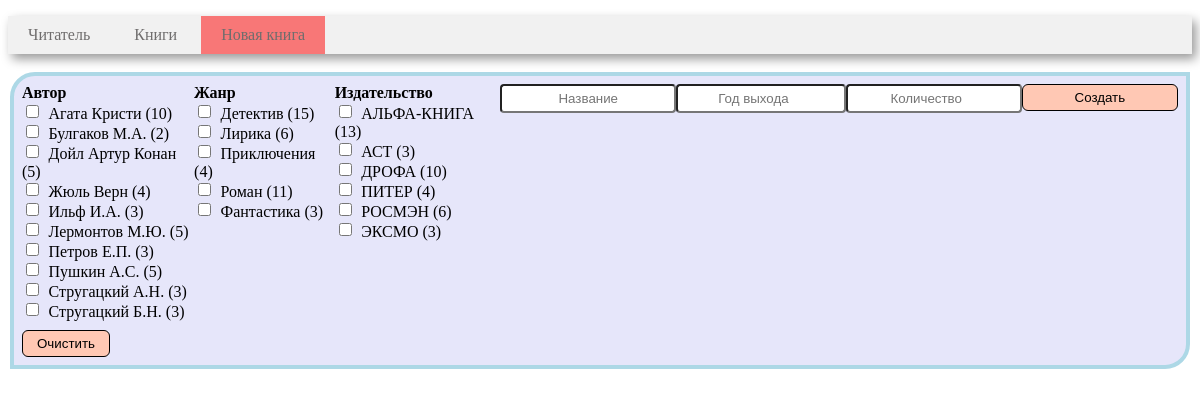
/new_book, run on the app's committed database.
### tables this page shows
CREATE TABLE author (
       author_id INTEGER PRIMARY KEY AUTOINCREMENT,
	   author_name VARCHAR(30)
);

CREATE TABLE genre (
       genre_id INTEGER PRIMARY KEY AUTOINCREMENT,
	   genre_name VARCHAR(30)
);

CREATE TABLE publisher (
       publisher_id INTEGER PRIMARY KEY AUTOINCREMENT,
	   publisher_name VARCHAR(40)
);

### controllers/new_book.py (the view)
@app.route('/new_book', methods=['get'])
def new_book():
    conn = get_db_connection()
    if request.values.get('name'):
        create_new_book(conn, request.values.get('author'), request.values.get('genre'),
                        request.values.get('publisher'),
                        request.values.get('name'), request.values.get('year'), request.values.get('amount'))
    df_genre = get_genre(conn)
    df_author = get_author(conn)
    df_publisher = get_publisher(conn)
    conn.close()
    html = render_template(
        'new_book.html',
        genre=df_genre,
        author=df_author,
        publisher=df_publisher,
        len=len,
        print=print,
    )
    if request.values.get('name'):
        return flask.redirect('http://127.0.0.1:5000/new_book', code=302)
    else:
        return html

### models/book_search_model.py (called while the page is built)
def get_genre(conn):
    return pd.read_sql("""
 SELECT genre_name,count(b.book_id) as counting
 FROM genre
 join book b on genre.genre_id = b.genre_id
 group by genre_name
 order by genre_name
 """, conn)

def get_author(conn):
    return pd.read_sql("""
 SELECT a.author_name,count(ba.book_id) as counting
 FROM book_author ba
 join author a on ba.author_id = a.author_id
 group by ba.author_id
 order by a.author_name
 """, conn)

def get_publisher(conn):
    return pd.read_sql("""
 SELECT publisher_name, count(b.book_id)
 FROM publisher
 join book b on publisher.publisher_id = b.publisher_id
 group by publisher_name
 order by publisher_name
 """, conn)

### utils.py (called while the page is built)
def get_db_connection():
    return sqlite3.connect('library.sqlite')

### templates/new_book.html (shortened to what this page needs)
<!DOCTYPE html>
<head>
    <link rel="stylesheet" href="/static/css/style.css">
    {% macro render_list(title, name, relation, selected) %}
        <div>
            <b>{{ title }}</b><br>
            {% set n = len(relation) %}
            {% for i in range(n) %}
                {% if relation.iloc[i][0] in selected %}
                    <input checked type="checkbox" name={{ name }} value='{{ relation.iloc[i][0] }}' id=
                            {{ name }}{{ i }}>
                    <label for={{ name }}{{ i }} class="details_label">{{ relation.iloc[i][0] }}
                        ({{ relation.iloc[i][1] }})</label>
                    <br>
                {% else %}
                    <input type="checkbox" name={{ name }} value='{{ relation.iloc[i][0] }}' id=
                            {{ name }}{{ i }}>
                    <label for={{ name }}{{ i }} class="details_label">{{ relation.iloc[i][0] }}
                        ({{ relation.iloc[i][1] }})</label>
                    <br>
                {% endif %}
            {% endfor %}
        </div>
    {% endmacro %}
</head>
<body>
<div class=menu>
    <ul>
        <li><a href={{ url_for("index") }}>Читатель</a></li>
        <li><a href={{ url_for("book_search") }}>Книги</a></li>
        <li class=active><a href={{ url_for("new_book") }}>Новая книга</a></li>
    </ul>
</div>
<div class="container">
    <div class="form" style="width: max-content;">
        <form method="get" style="display: inline-flex; flex-direction: row;">
            {{ render_list("Автор", "author", author, author_list) }}
            {{ render_list("Жанр", "genre", genre, genre_list) }}
            {{ render_list("Издательство", "publisher", publisher, publisher_list) }}
            <input type="text" name="name" placeholder="Название" style="width: 162px; height: min-content;" required>
            <input type="number" min="1900" max="2023" name="year" placeholder="Год выхода" style="width: 162px; height: min-content;" required>
            <input type="number" min="0" name="amount" placeholder="Количество" style="width: 162px; height: min-content;" required>
            <br>
            <input type="submit" class="button" value="Создать" style="width: 162px; height: min-content;">
        </form>
        <form action="{{ url_for('new_book') }}" method="get" style="float: end; margin-top: 10px;">
            <input type="submit" class="button" value="Очистить" style="width: 88px;">
        </form>
    </div>
</div>
</body>
</html>

### static/css/style.css (style rules this page uses)
.menu { background-color: #f1f1f1; box-shadow: 4px 5px 10px rgba(0, 0, 0, 0.4); width: 100%; }
.menu li { display: inline-block; vertical-align: top; color: #6f6d6d; padding: 10px; }
.menu a { text-decoration: none; color: #6f6d6d; padding: 10px; }
.menu ul { padding: 0; }
.active { background-color: #f87777; color: #f8f8f8; }
input { width: auto; padding: 5px; border-radius: 4px; text-align: center; }
.container { display: flex; flex-direction: row; flex-wrap: wrap; grid-gap: 30px; }
.button { cursor: pointer; background-color: #ffc8b4; border: 1px solid black; border-radius: 6px; padding: 5px 10px; }
.form { margin: 2px; border: 4px solid lightblue; padding: 8px; border-radius: 25px 0; background: lavender; width: 180px; height: fit-content; }
.details_label { cursor: pointer; padding: 2.5px; border-radius: 6px; width: max-content; }

### data on the page
author: author_name "Агата Кристи", iloc "10"
author: author_name "Булгаков М.А.", iloc "2"
author: author_name "Дойл Артур Конан", iloc "5"
author: author_name "Жюль Верн", iloc "4"
author: author_name "Ильф И.А.", iloc "3"
author: author_name "Лермонтов М.Ю.", iloc "5"
author: author_name "Петров Е.П.", iloc "3"
author: author_name "Пушкин А.С.", iloc "5"
author: author_name "Стругацкий А.Н.", iloc "3"
author: author_name "Стругацкий Б.Н.", iloc "3"
genre: genre_name "Детектив", iloc "15"
genre: genre_name "Лирика", iloc "6"
genre: genre_name "Приключения", iloc "4"
genre: genre_name "Роман", iloc "11"
genre: genre_name "Фантастика", iloc "3"
publisher: publisher_name "АЛЬФА-КНИГА", iloc "13"
publisher: publisher_name "АСТ", iloc "3"
publisher: publisher_name "ДРОФА", iloc "10"
publisher: publisher_name "ПИТЕР", iloc "4"
publisher: publisher_name "РОСМЭН", iloc "6"
publisher: publisher_name "ЭКСМО", iloc "3"

### other printed values
{{ title }} "Автор Жанр Издательство"
